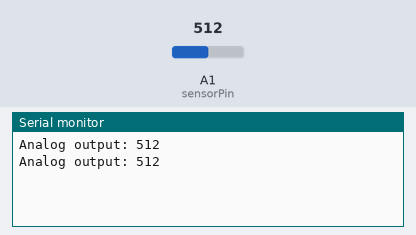
A sketch run on a simulated Arduino Uno, built with avr-gcc and run on an emulated ATmega328P. On the bench: the last lines printed to the serial monitor. The test bench sets the inputs (shaded band); at power-on: A1 (sensorPin) = 512.

Above: at 1.8 s.
1.9 s: A1 (sensorPin) set to 716
At 2.6 s:
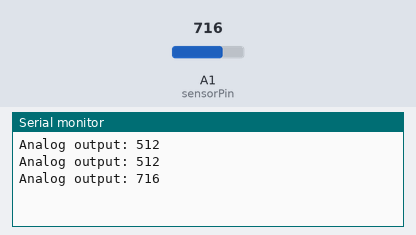
3.4 s: A1 (sensorPin) set to 900
At 4.8 s:
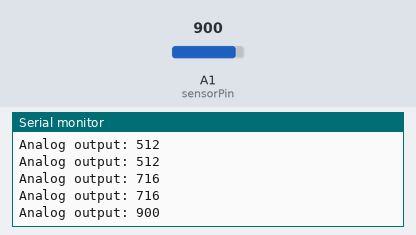
Timing chart, 0 to 6.4 s (numbered marks = the images above; inputs shaded):
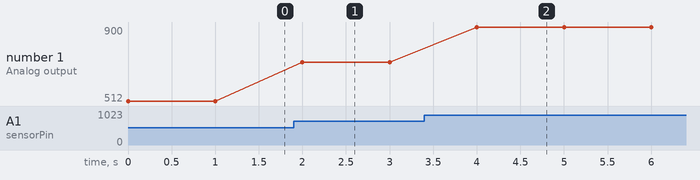

Measured:
- after the input at 1.9 s, the serial monitor: prints a new line after 0.10 s (image 1)
- after the input at 3.4 s, the serial monitor: prints a new line after 0.60 s (image 2)
- plotted number 1: 512 → 716 after the input at 1.9 s, 716 → 900 after the input at 3.4 s

The sketch:

MQ2_Test.ino
```cpp
// Define the pin numbers for the Gas Sensor
const int sensorPin = 15;

void setup() {
  Serial.begin(9600);  // Start serial communication at 9600 baud rate
}

void loop() {
  Serial.print("Analog output: ");
  Serial.println(analogRead(sensorPin));  // Read the analog value of the gas sensor and print it to the serial monitor
  delay(1000);                              // Wait for 50 milliseconds
}
```
